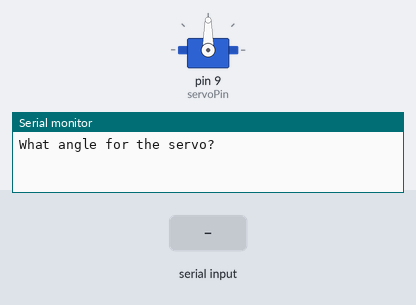
A sketch run on a simulated Arduino Uno, built with avr-gcc and run on an emulated ATmega328P. Parts: servo, the last lines printed to the serial monitor. The test bench sets the inputs (shaded band).

Above: at 1.2 s.
1.3 s: "30,150\n" received over Serial
At 3.1 s:
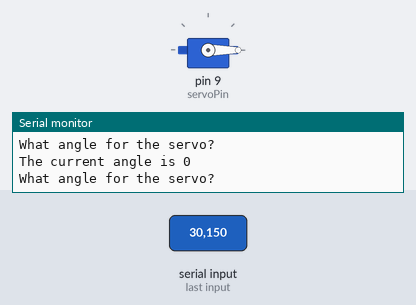
3.8 s: "90,45\n" received over Serial
At 4.6 s:
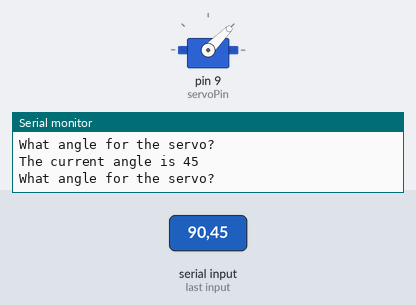
6.3 s: "200\n" received over Serial
At 7.1 s:
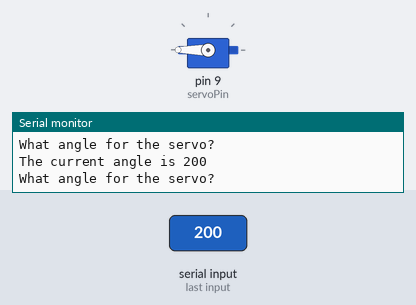
Timing chart, 0 to 9.3 s (numbered marks = the images above; inputs shaded):
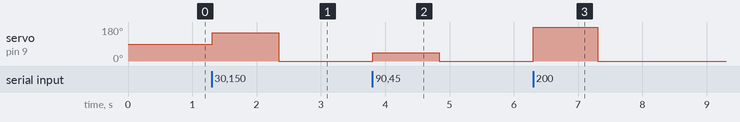

The sketch:

L30_Servo.ino
```cpp
#include <Servo.h>
int servoPin=9;
int servoPos;
int dt=100;
Servo gear;

void setup() {
  // put your setup code here, to run once:
  Serial.begin(9600);
  gear.attach(servoPin);

}

void loop() {
  // put your main code here, to run repeatedly:
  Serial.println("What angle for the servo?");
  while(Serial.available()==0){
  }
  servoPos=Serial.parseInt();
  gear.write(servoPos);
  Serial.print("The current angle is ");
  Serial.println(servoPos);
}
```

Measured:
- after the input at 1.3 s, servo on pin 9 (servoPin): 90° → 150° at once, → 0° 1.0 s later
- after the input at 3.8 s, servo on pin 9 (servoPin): 0° → 45° at once, → 0° 1.0 s later
- after the input at 6.3 s, servo on pin 9 (servoPin): 0° → 180° at once, → 0° 1.0 s later
